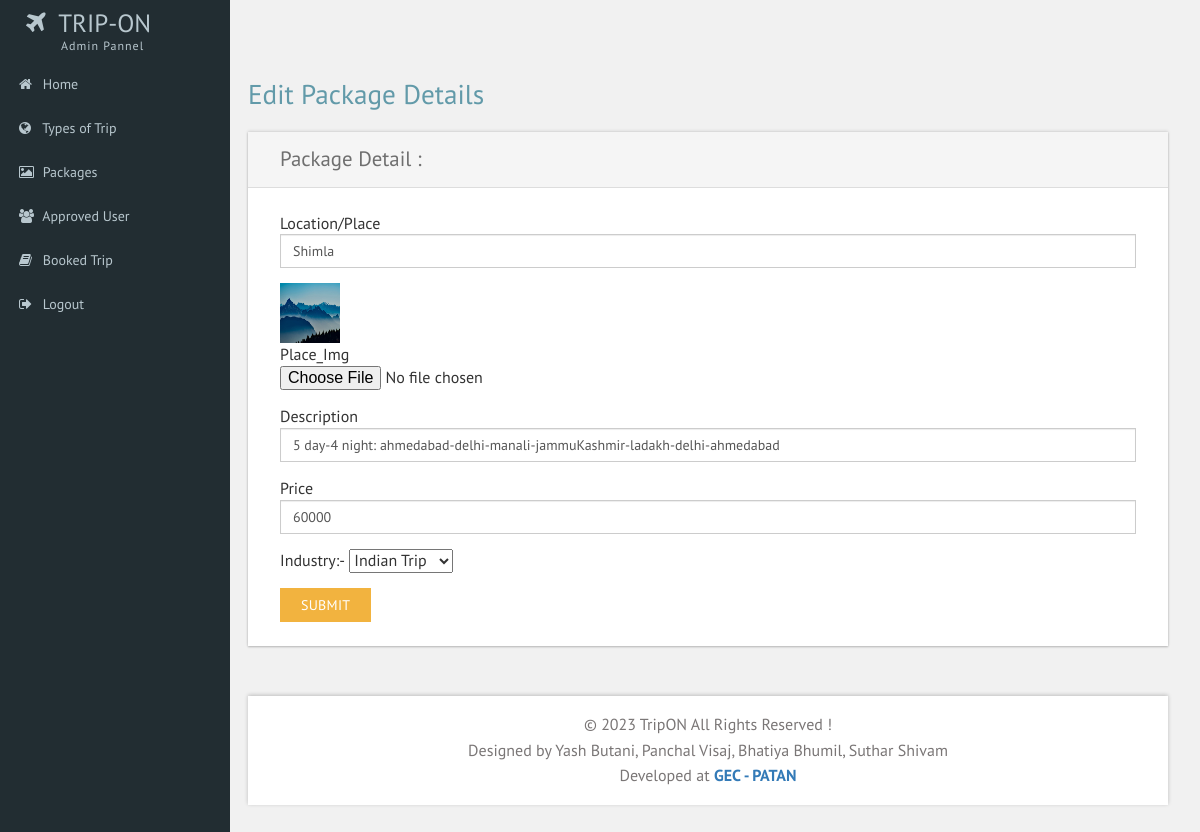
/web/CardDesignEdit.php?id=15, run on the app's committed database.
### tables this page shows
CREATE TABLE `card_info` (
  `Card_id` int(5) NOT NULL,
  `Industry` text NOT NULL,
  `Name` text NOT NULL,
  `Image` text NOT NULL,
  `description` text NOT NULL,
  `Price` int(5) NOT NULL
);

### web/CardDesignEdit.php (the view, shortened to what this page needs)
<?php
include "Header.php";
$id=$_REQUEST['id'];
include "Connection.php";
	$q="SELECT * from card_info where Card_id='$id'";
	$c=mysqli_query($con,$q);
    $description = NULL;
		while($r=mysqli_fetch_array($c))
			{
	 		$Name=$r['Name'];
			$Image=$r['Image'];
            $description=$r['description'];
			$Price=$r['Price'];
            }
		?>
<div id="page-wrapper">
    <div class="main-page">
        <div class="forms">
            <h3 class="title1">Edit Package Details</h3>
            <div class="form-grids row widget-shadow" data-example-id="basic-forms">
                <div class="form-title">
                    <h4>Package Detail :</h4>
                </div>
                <div class="form-body">
                    <form action="#" method="POST" enctype="multipart/form-data">
                        <div class="form-group"> <label for="exampleInputEmail1">Location/Place</label>
                            <input type="text" name="Name" class="form-control" id="exampleInputEmail1"
                                value="<?php echo $Name;?>">
                        </div>
                        <img src="../web/upload/<?php echo $Image;?>" height=60 width=60 />
                        <div class="form-group"> <label for="exampleInputFile">Place_Img</label>
                            <input type="file" name="Image" id="exampleInputFile" value="<?php echo $Image;?>">
                        </div>
                        <div class="form-group"> <label for="exampleInputEmail1">Description</label>
                            <input type="text" name="description" class="form-control" id="exampleInputEmail1"
                                value="<?php echo $description;?>">
                        </div>
                        <div class="form-group"> <label for="exampleInputEmail1">Price</label>
                            <input type="number" name="Price" class="form-control" id="exampleInputEmail1"
                                value="<?php echo $Price;?>">
                        </div>
                        <div class="form-group"> <label for="exampleInputEmail1">Industry:-</label>
                            <select name="Industry">
                                <?php
											include "Connection.php";
											$q="select * from industry_info";
											$c=mysqli_query($con,$q);
											while($r=mysqli_fetch_array($c))
											{
												?>
                                <option value="<?php echo $r['Industry_id'];?>"><?php echo $r['Industry_name'];?>
                                </option>
                                <?php
											}
									?>
                            </select><br>
                        </div>
                        <button type="submit" name="submit" class="btn btn-default">Submit
                        </button>
                    </form>
                </div>
            </div>
        </div>
    </div>
    <?php
include"Footer.php";
?>

### web/css/custom.css (style rules this page uses)
#page-wrapper { padding:5em 2em 2.5em; background-color: #F1F1F1; }

### data on the page
card_info: Name "Shimla", Image (picture), description "5 day-4 night: ahmedabad-delhi-manali-jammuKashmir-ladakh-delhi-ahmedabad", Price "60000"

### other printed values
form field Industry "Indian Trip"
